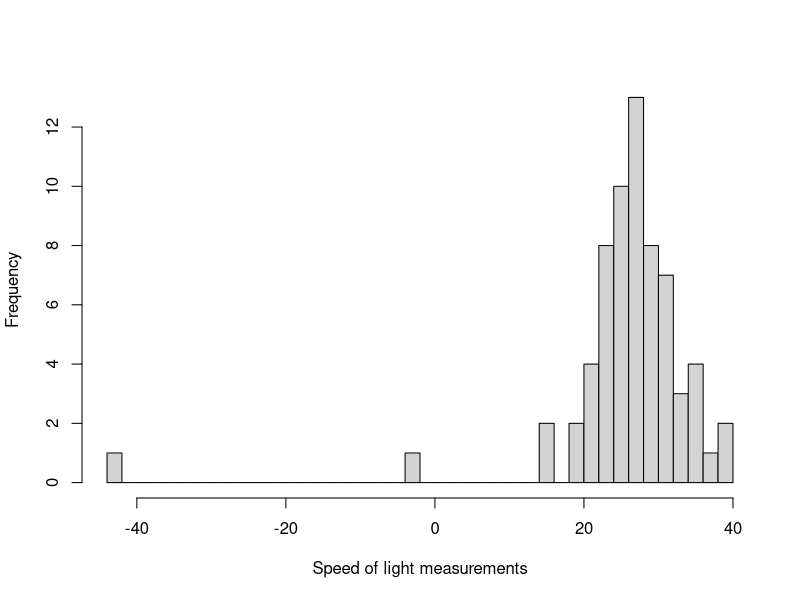
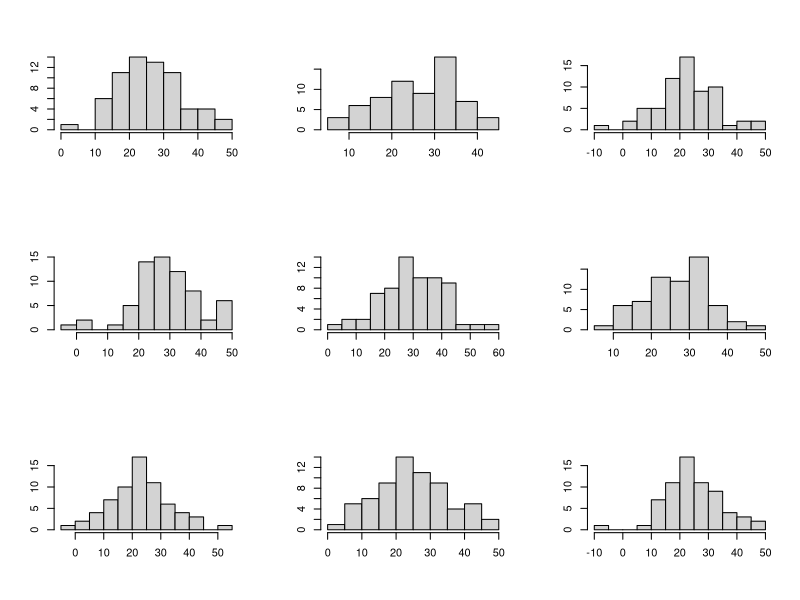
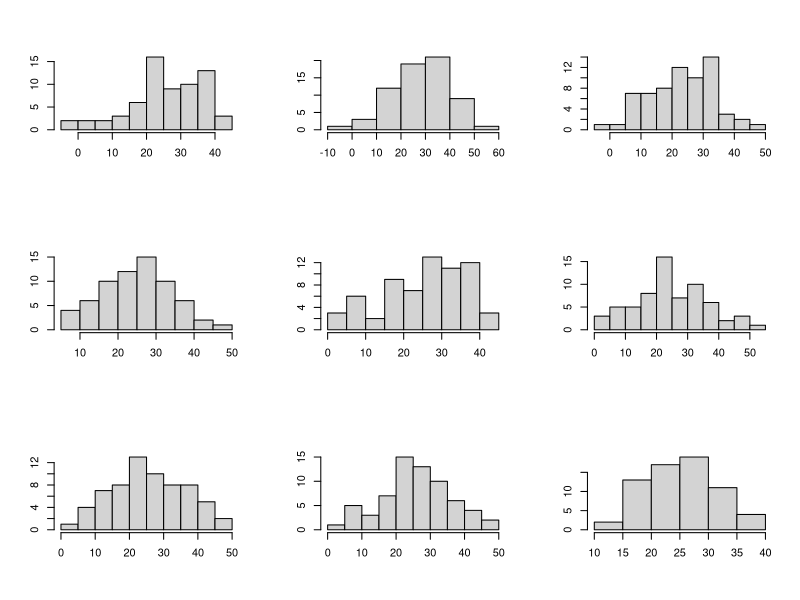
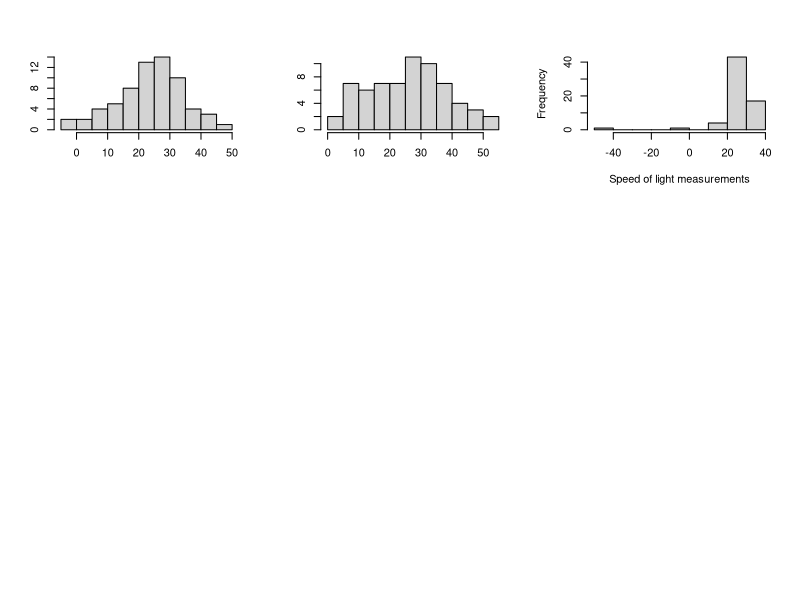
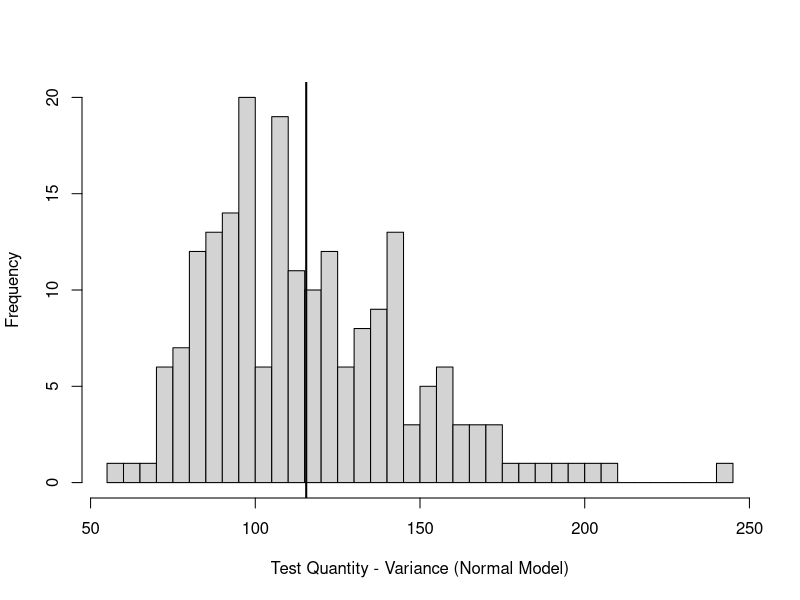
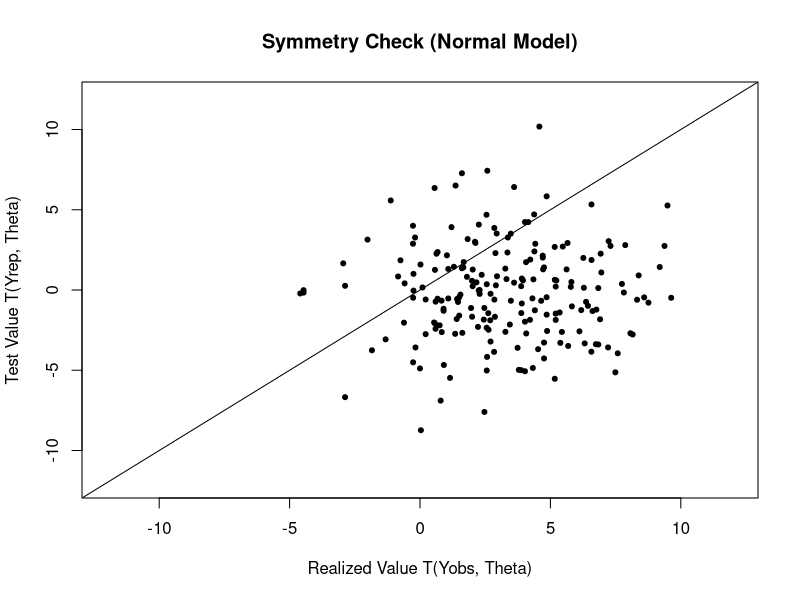
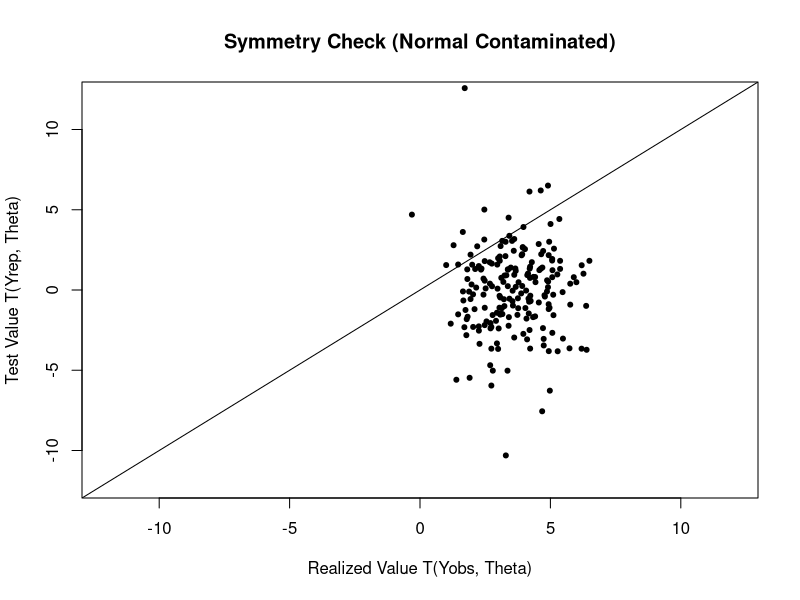
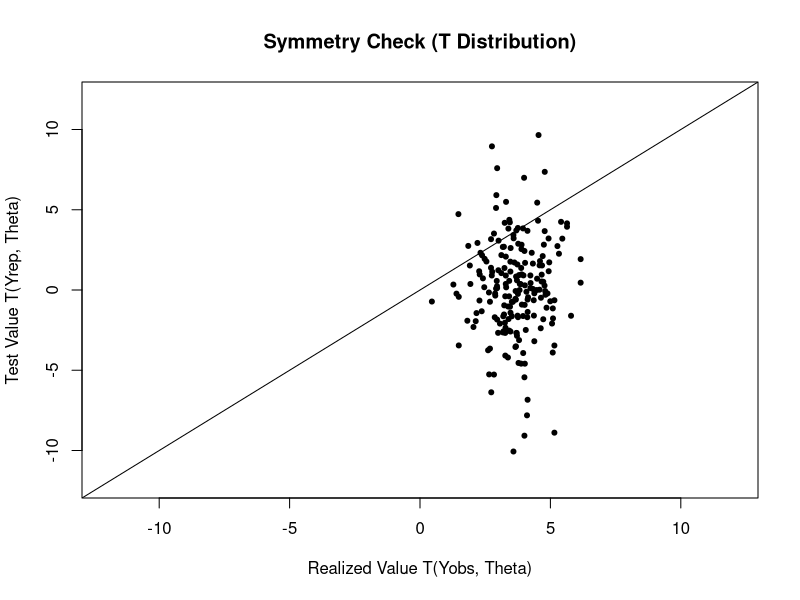

These figures' R source, in order:
# Name: newcombSpeedOfLight.R
# Auth: uhkniazi
# Date: 11/05/2017
# Desc: posterior predictive checks for the model using Newcomb's speed of light data


library(LearnBayes)
## the example is taken from Simon Newcomb's experiment to measure the speed of light
## we follow Gelman [2013] Page 67 for the analysis.

set.seed(123) # for replication

dfData = read.csv('BayesModelChecks/newcombMeasurements.csv', header=T)
str(dfData)

ivTime = dfData$Transformed
summary(ivTime)
sd(ivTime)

## define a log posterior function
lp = function(theta, data){
  # we define the sigma on a log scale as optimizers work better
  # if scale parameters are well behaved
  s = exp(theta[2])
  m = theta[1]
  d = data$vector # observed data vector
  log.lik = sum(dnorm(d, m, s, log=T))
  log.prior = 1
  log.post = log.lik + log.prior
  return(log.post)
}

# sanity check for function
# choose a starting value
start = c('mu'=mean(ivTime), 'sigma'=log(sd(ivTime)))
lData = list('vector'=ivTime)
lp(start, lData)

op = optim(start, lp, control = list(fnscale = -1), data=lData)
op$par
exp(op$par[2])

## try the laplace function from LearnBayes
fit = laplace(lp, start, lData)
fit
se = sqrt(diag(fit$var))
se
fit$mode+1.96*se
fit$mode-1.96*se

## lets take a sample from this
sigSample.op = rnorm(1000, fit$mode['sigma'], se['sigma'])
muSample.op = rnorm(1000, mean(lData$vector), exp(sigSample.op)/sqrt(length(lData$vector)))
# second way of taking the sample
muSample2.op = rnorm(1000, fit$mode['mu'], se['mu'])

#### the posterior interval reported on P 67 Gelman [2013] is
## y ± 1.997s/ 66 = [23.6, 28.8]
## compare with our intervals
fit$mode['mu']-1.96*se['mu']; fit$mode['mu']+1.96*se['mu']
quantile(muSample.op, c(0.025, 0.975))

### if we look at the histogram of the 66 measurements
hist(ivTime, xlab='Speed of light measurements', main='', breaks=50)
## we can see the outlier measurements and the normal model is inappropriate for this problem

########### Model checking
## External validation --> use model to make predictions about future data and collect new data to compare with predictions
## OR use the existing data we have at the moment i.e. recycle

## Which quantities do we wish to compare (defining predictive quantities)
## POSTERIOR PREDICTIVE CHECKING
## observed data should look plausible under the posterior predictive distribution
## Draw simulated values from the joint posterior of Yrep and compare to Yobs and look for systematic differences

## Gelman [2013] P 144 -
## sample 66 values, 20 times, each time drawing a fresh draw of sd and mean from the joint posterior
mDraws = matrix(NA, nrow = 66, ncol=20)

for (i in 1:20){
  p = sample(1:1000, size = 1)
  s = exp(sigSample.op[p])
  m = muSample.op[p]
  mDraws[,i] = rnorm(66, m, s)
}

p.old = par(mfrow=c(3, 3))
garbage = apply(mDraws, 2, function(x) hist(x, main='', xlab='', ylab=''))
hist(ivTime, xlab='Speed of light measurements', main='')

# One way to measure the discrepancy is to
# compare the smallest value in each hypothetical replicated dataset to Newcomb’s
# smallest observation, −44.


## calculate bayesian p-value for this test statistic
getPValue = function(Trep, Tobs){
  left = sum(Trep <= Tobs)/length(Trep)
  right = sum(Trep >= Tobs)/length(Trep)
  return(min(left, right))
}
## define some test quantities to measure the lack of fit
## define a test quantity T(y, theta)
# The procedure for carrying out a posterior predictive model check requires specifying a test
# quantity, T (y) or T (y, θ), and an appropriate predictive distribution for the replications
# y rep [Gelman 2008]
## variance
T1_var = function(Y) return(var(Y))
## is the model adequate except for the extreme tails
T1_symmetry = function(Y, th){
  Yq = quantile(Y, c(0.90, 0.10))
  return(abs(Yq[1]-th) - abs(Yq[2]-th))
} 

## min quantity
T1_min = function(Y){
  return(min(Y))
} 

## max quantity
T1_max = function(Y){
  return(max(Y))
} 

## mean quantity
T1_mean = function(Y){
  return(mean(Y))
} 

## mChecks
mChecks = matrix(NA, nrow=5, ncol=3)
rownames(mChecks) = c('Variance', 'Symmetry', 'Max', 'Min', 'Mean')
colnames(mChecks) = c('Normal', 'NormalCont', 'T')
########## simulate 200 test quantities
mDraws = matrix(NA, nrow = 66, ncol=200)
mThetas = matrix(NA, nrow=200, ncol=2)
colnames(mThetas) = c('mu', 'sd')

for (i in 1:200){
  p = sample(1:1000, size = 1)
  s = exp(sigSample.op[p])
  m = muSample.op[p]
  mDraws[,i] = rnorm(66, m, s)
  mThetas[i,] = c(m, s)
}

mDraws.norm = mDraws
### get the test quantity from the test function
t1 = apply(mDraws, 2, T1_var)
par(p.old)
hist(t1, xlab='Test Quantity - Variance (Normal Model)', main='', breaks=50)
abline(v = var(lData$vector), lwd=2)
mChecks['Variance', 1] = getPValue(t1, var(lData$vector))
# 0.48, the result from Figure 6.4 Gelman [2013]
# The sample variance does not make a good test statistic because it is a sufficient statistic of
# the model and thus, in the absence of an informative prior distribution, the posterior
# distribution will automatically be centered near the observed value. We are not at all
# surprised to find an estimated p-value close to 1/2 . [Gelman 2008]

## test for symmetry
t1 = sapply(seq_along(1:200), function(x) T1_symmetry(mDraws[,x], mThetas[x,'mu']))
t2 = sapply(seq_along(1:200), function(x) T1_symmetry(lData$vector, mThetas[x,'mu']))
plot(t2, t1, xlim=c(-12, 12), ylim=c(-12, 12), pch=20, xlab='Realized Value T(Yobs, Theta)',
     ylab='Test Value T(Yrep, Theta)', main='Symmetry Check (Normal Model)')
abline(0,1)
mChecks['Symmetry', 1] = getPValue(t1, t2) # we should see somewhere around 0.1 to 0.2 on repeated simulations
# The estimated p-value is 0.26, implying that any observed asymmetry in the middle of the distribution can easily be
# explained by sampling variation. [Gelman 2008]

## testing for outlier detection i.e. the minimum value show in the histograms earlier
t1 = apply(mDraws, 2, T1_min)
t2 = T1_min(lData$vector)
mChecks['Min',1] = getPValue(t1, t2)

## maximum value
t1 = apply(mDraws, 2, T1_max)
t2 = T1_max(lData$vector)
mChecks['Max', 1] = getPValue(t1, t2)

## mean value
t1 = apply(mDraws, 2, T1_mean)
t2 = T1_mean(lData$vector)
mChecks['Mean', 1] = getPValue(t1, t2)
# Major failures of the model, typically corresponding to extreme tail-area probabilities (less
# than 0.01 or more than 0.99), can be addressed by expanding the model appropriately. [Gelman 2008]
# The relevant goal is not to answer the question, ‘Do the data come from the assumed
# model?’ (to which the answer is almost always no), but to quantify the discrepancies between
# data and model, and assess whether they could have arisen by chance, under the model’s
# own assumptions. [Gelman 2008]

## define a second log posterior function for mixture with contaminated normal distribution
lp2 = function(theta, data){
  # we define the sigma on a log scale as optimizers work better
  # if scale parameters are well behaved
  s = exp(theta[2])
  m = theta[1]
  mix = 0.9
  cont = theta[3]
  d = data$vector # observed data vector
  log.lik = sum(log(dnorm(d, m, s) * mix + dnorm(d, m, s*cont) * (1-mix)))
  log.prior = 1
  log.post = log.lik + log.prior
  return(log.post)
}

# sanity check for function
# choose a starting value
start = c('mu'=mean(ivTime), 'sigma'=log(sd(ivTime)), 'cont'=1)
lp2(start, lData)

op = optim(start, lp2, control = list(fnscale = -1), data=lData)
op$par
exp(op$par[2])

## try the laplace function from LearnBayes
fit2 = laplace(lp2, start, lData)
fit2
se2 = sqrt(diag(fit2$var))
se2
fit2$mode+1.96*se2
fit2$mode-1.96*se2

sigSample.op = rnorm(1000, fit2$mode['sigma'], se2['sigma'])
muSample.op = rnorm(1000, mean(lData$vector), exp(sigSample.op)/sqrt(length(lData$vector)))

########## simulate 200 test quantities
mDraws = matrix(NA, nrow = 66, ncol=200)
mThetas = matrix(NA, nrow=200, ncol=2)
colnames(mThetas) = c('mu', 'sd')

for (i in 1:200){
  p = sample(1:1000, size = 1)
  s = exp(sigSample.op[p])
  m = muSample.op[p]
  ## this will take a sample from a contaminated normal distribution
  sam = function() {
    ind = rbinom(1, 1, 0.9)
    return(ind * rnorm(1, m, s) + (1-ind) * rnorm(1, m, s*fit2$mode['cont']))
  }
  mDraws[,i] = replicate(66, sam())
  mThetas[i,] = c(m, s)
}

mDraws.normCont = mDraws
## get the p-values for the test statistics
t1 = apply(mDraws, 2, T1_var)
mChecks['Variance', 2] = getPValue(t1, var(lData$vector))

## test for symmetry
t1 = sapply(seq_along(1:200), function(x) T1_symmetry(mDraws[,x], mThetas[x,'mu']))
t2 = sapply(seq_along(1:200), function(x) T1_symmetry(lData$vector, mThetas[x,'mu']))
plot(t2, t1, xlim=c(-12, 12), ylim=c(-12, 12), pch=20, xlab='Realized Value T(Yobs, Theta)',
     ylab='Test Value T(Yrep, Theta)', main='Symmetry Check (Normal Contaminated)')
abline(0,1)
mChecks['Symmetry', 2] = getPValue(t1, t2) 

## testing for outlier detection i.e. the minimum value show in the histograms earlier
t1 = apply(mDraws, 2, T1_min)
t2 = T1_min(lData$vector)
mChecks['Min', 2] = getPValue(t1, t2)

## maximum value
t1 = apply(mDraws, 2, T1_max)
t2 = T1_max(lData$vector)
mChecks['Max', 2] = getPValue(t1, t2)

## mean value
t1 = apply(mDraws, 2, T1_mean)
t2 = T1_mean(lData$vector)
mChecks['Mean', 2] = getPValue(t1, t2)

######################### try a third distribution, t with a low degrees of freedom
lp3 = function(theta, data){
  # function to use to use scale parameter
  ## see here https://grollchristian.wordpress.com/2013/04/30/students-t-location-scale/
  dt_ls = function(x, df, mu, a) 1/a * dt((x - mu)/a, df)
  ## likelihood function
  lf = function(dat, pred){
    return(log(dt_ls(dat, nu, pred, sigma)))
  }
  nu = exp(theta['nu']) ## normality parameter for t distribution
  sigma = exp(theta['sigma']) # scale parameter for t distribution
  m = theta[1]
  d = data$vector # observed data vector
  if (exp(nu) < 1) return(-Inf)
  log.lik = sum(lf(d, m))
  log.prior = 1
  log.post = log.lik + log.prior
  return(log.post)
}

# sanity check for function
# choose a starting value
start = c('mu'=mean(ivTime), 'sigma'=log(sd(ivTime)), 'nu'=log(2))
lp3(start, lData)

op = optim(start, lp3, control = list(fnscale = -1), data=lData)
op$par
exp(op$par[2:3])

## try the laplace function from LearnBayes
fit3 = laplace(lp3, start, lData)
fit3
se3 = sqrt(diag(fit3$var))

sigSample.op = rnorm(1000, fit3$mode['sigma'], se3['sigma'])
nuSample = exp(rnorm(1000, fit3$mode['nu'], se3['nu']))
# threshold the sample values to above or equal to 1
nuSample[nuSample < 1] = 1

## generate random samples from alternative t-distribution parameterization
## see https://grollchristian.wordpress.com/2013/04/30/students-t-location-scale/
rt_ls <- function(n, df, mu, a) rt(n,df)*a + mu
muSample.op = rnorm(1000, mean(lData$vector), exp(sigSample.op)/sqrt(length(lData$vector)))

########## simulate 200 test quantities
mDraws = matrix(NA, nrow = 66, ncol=200)
mThetas = matrix(NA, nrow=200, ncol=3)
colnames(mThetas) = c('mu', 'sd', 'nu')

for (i in 1:200){
  p = sample(1:1000, size = 1)
  s = exp(sigSample.op[p])
  m = muSample.op[p]
  n = nuSample[p]
  mDraws[,i] = rt_ls(66, n, m, s)
  mThetas[i,] = c(m, s, n)
}

mDraws.t = mDraws
## get the p-values for the test statistics
t1 = apply(mDraws, 2, T1_var)
mChecks['Variance', 3] = getPValue(t1, var(lData$vector))

## test for symmetry
t1 = sapply(seq_along(1:200), function(x) T1_symmetry(mDraws[,x], mThetas[x,'mu']))
t2 = sapply(seq_along(1:200), function(x) T1_symmetry(lData$vector, mThetas[x,'mu']))
plot(t2, t1, xlim=c(-12, 12), ylim=c(-12, 12), pch=20, xlab='Realized Value T(Yobs, Theta)',
     ylab='Test Value T(Yrep, Theta)', main='Symmetry Check (T Distribution)')
abline(0,1)
mChecks['Symmetry', 3] = getPValue(t1, t2) 

## testing for outlier detection i.e. the minimum value show in the histograms earlier
t1 = apply(mDraws, 2, T1_min)
t2 = T1_min(lData$vector)
mChecks['Min', 3] = getPValue(t1, t2)

## maximum value
t1 = apply(mDraws, 2, T1_max)
t2 = T1_max(lData$vector)
mChecks['Max', 3] = getPValue(t1, t2)

## mean value
t1 = apply(mDraws, 2, T1_mean)
t2 = T1_mean(lData$vector)
mChecks['Mean', 3] = getPValue(t1, t2)

mChecks

par(mfrow=c(2,2))
hist(lData$vector, prob=T, breaks=30, xlim=c(-50, 60), xlab='Normal', main='')
garbage = apply(mDraws.norm, 2, function(x) lines(density(x), lwd=0.5, lty=2, col='darkgrey'))

hist(lData$vector, prob=T, breaks=30, xlim=c(-50, 60), xlab='Contaminated Normal', main='')
garbage = apply(mDraws.normCont, 2, function(x) lines(density(x), lwd=0.5, lty=2, col='darkgrey'))

hist(lData$vector, prob=T, breaks=30, xlim=c(-50, 60), xlab='T distribution', main='')
garbage = apply(mDraws.t, 2, function(x) lines(density(x), lwd=0.5, lty=2, col='darkgrey'))
